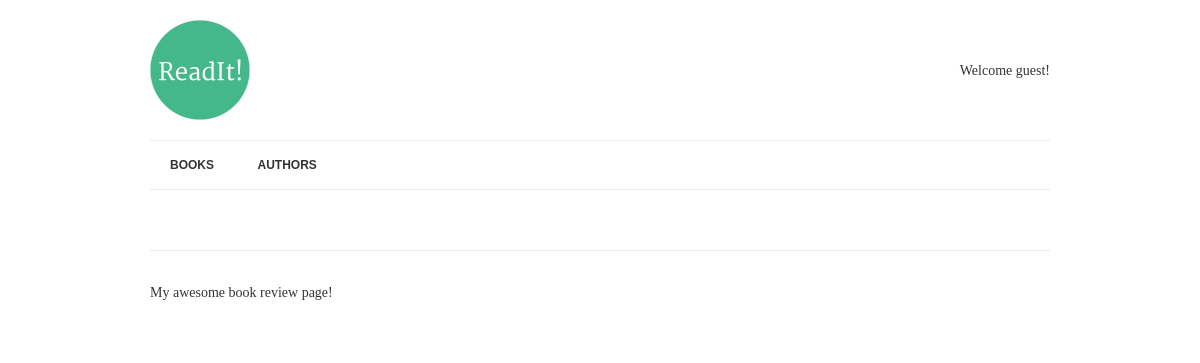
Before: /book/5/ with the older database file.
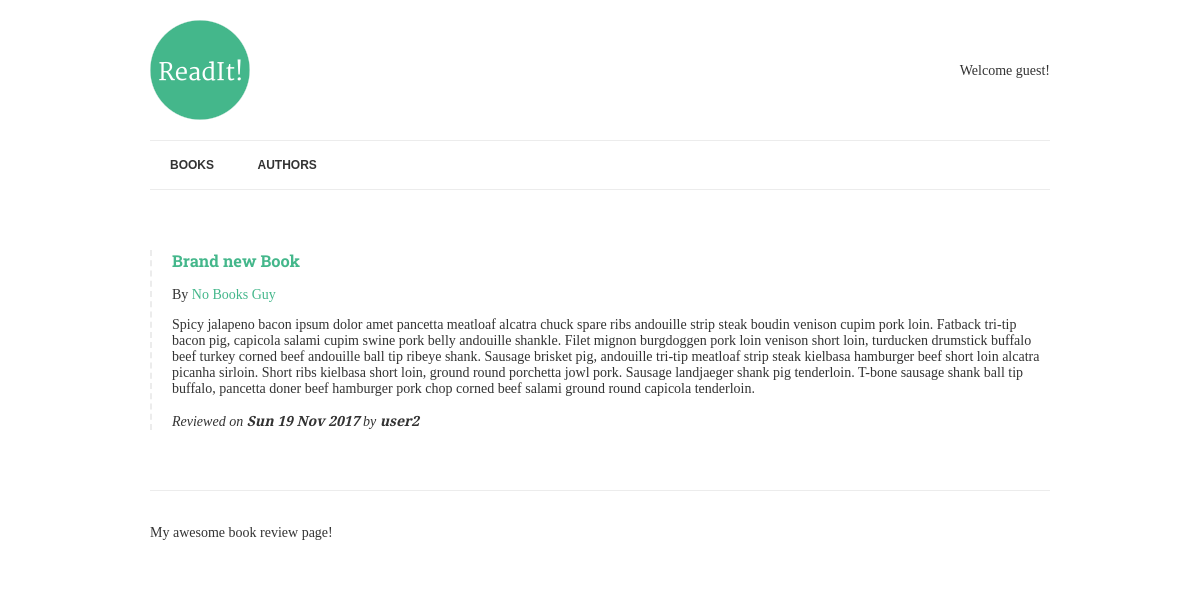
After: the same page with the newer database file.
### books/models.py (models this page shows, shortened)
class Book(models.Model):
    title = models.CharField(max_length=150)
    authors = models.ManyToManyField("Author", related_name="books")
    review = models.TextField(blank=True, null=True)
    reviewed_by = models.ForeignKey(User, blank=True, null=True, related_name="reviews")
    date_reviewed = models.DateTimeField(blank=True, null=True)
    is_favourite = models.BooleanField(default=False, verbose_name="Favourite?")

class Author(models.Model):
    name = models.CharField(max_length=70, help_text="Use alias not real name", unique=True)

### books/views.py (the view)
# urls.py: url(r'^book/(?P<pk>[-\w]+)/$', BookDetail.as_view(), name="book-detail"),
class BookDetail(DetailView):
    model = Book
    template_name = "book.html"

### books/templates/book.html
{% extends "base.html" %}
{% block content %}
    {% if book.review %}
        {% include "book-detail.html" %}
    {% endif %}
{% endblock %}

### books/templates/book-detail.html (shortened to what this page needs)
<div class="book">
    <h3><a href="{% url 'book-detail' book.pk %}">{{ book.title }}</a></h3>
    <p>By {% for author in book.authors.all %}<a href="{% url 'author-detail' author.pk %}">{{ author.name }}</a>{% endfor %}</p>
    <p>{{ book.review|linebreaks }}</p>
    <p class="meta">
        Reviewed on <strong>{{ book.date_reviewed|date:"D d M Y"}}</strong>
        {% if book.reviewed_by %}
            by <strong>{{ book.reviewed_by.get_full_name|default:book.reviewed_by.username }}</strong>
        {% endif %}
    </p>
</div>

Changed rows visible on the page:
now on this page (row edited): Book: title "Brand new Book", review "Spicy jalapeno bacon ipsum dolor amet pancetta meatloaf alcatra chuck spare ribs andouille strip steak boudin venison cupim pork loin. Fatback tri-tip bacon pig, capicola salami cupim swine pork belly andouille shankle. Filet mignon burgdoggen pork loin venison short loin, turducken drumstick buffalo beef turkey corned beef andouille ball tip ribeye shank. Sausage brisket pig, andouille tri-tip meatloaf strip steak kielbasa hamburger beef short loin alcatra picanha sirloin. Short ribs kielbasa short loin, ground round porchetta jowl pork. Sausage landjaeger shank pig tenderloin. T-bone sausage shank ball tip buffalo, pancetta doner beef hamburger pork chop corned beef salami ground round…", date_reviewed "Sun 19 Nov 2017", reviewed_by.get_full_name "user2"
now on this page (row unchanged): Author: name "No Books Guy"
Other visible differences:
text now shown: "By Reviewed on by"
